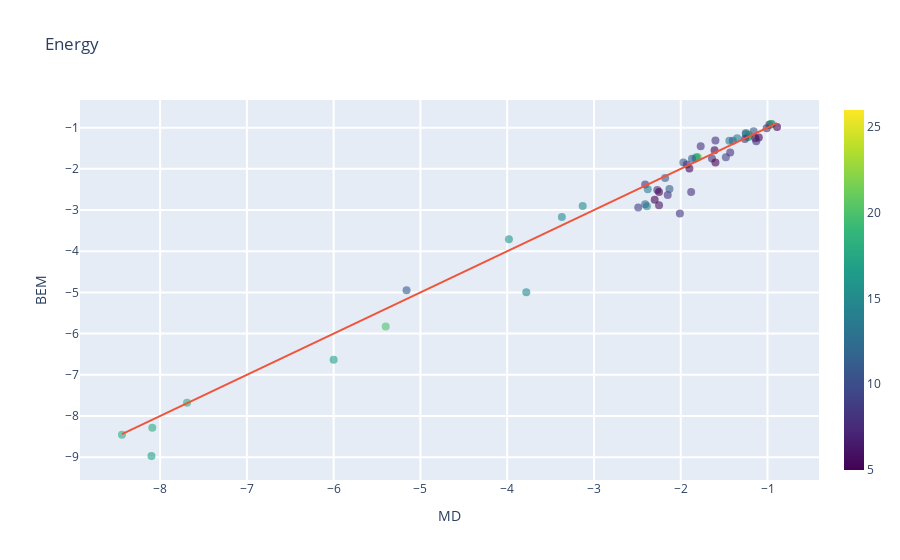

Notebook code for this chart:
### Code cell
iupac, smiles, dGes_i, dGcav_i, dGdisp_i, dGexper, SASA, vol =read_implicit('data/implicit_comp.txt')
iupac, smiles, dGes_e, dGcav_e, dGdisp_e, dGexper = read_explicit('data/explicit_comp.txt')

plot_correl(dGes_e, dGes_i,iupac,'data/n_groups.txt',OPCION='num' ,key='')

### Figure 1 — Plotly figure (JSON) as saved in the notebook; plotly's stock layout.template omitted (floating-point values rounded to 4 significant figures)
{"data": [{"hoverinfo": "text", "marker": {"color": [8, 8, 8, 8, 8, 8, 8, 11, 14, 8, 14, 14, 23, 20, 26, 17, 11, 8, 14, 23, 20, 17, 11, 14, 23, 20, 17, 11, 14, 11, 20, 14, 11, 11, 9, 15, 8, 5, 8, 5, 5, 5, 5, 5, 9, 5, 8, 5, 6, 11, 15, 12, 8, 11, 14, 18, 17, 18, 17, 18, 16, 15, 15], "colorbar": {"thickness": 20}, "colorscale": [[0, "#440154"], [0.1111, "#482878"], [0.2222, "#3e4989"], [0.3333, "#31688e"], [0.4444, "#26828e"], [0.5556, "#1f9e89"], [0.6667, "#35b779"], [0.7778, "#6ece58"], [0.8889, "#b5de2b"], [1, "#fde725"]], "opacity": 0.6, "size": 8}, "mode": "markers", "text": ["1112_tetrachloroethane", "1122_tetrachloroethane", "112_trichloroethane", "11_dichloroethane", "11_difluoroethane", "12_dibromoethane", "12_dichloroethane", "13_dichloropropane", "14_dichlorobutane", "1_bromo_2_chloroethane", "1_bromo_2_methylpropane", "1_bromobutane", "1_bromoheptane", "1_bromohexane", "1_bromooctane", "1_bromopentane", "1_bromopropane", "1_chloro_222_trifluoroethane", "1_chlorobutane", "1_chloroheptane", "1_chlorohexane", "1_chloropentane", "1_chloropropane", "1_iodobutane", "1_iodoheptane", "1_iodohexane", "1_iodopentane", "1_iodopropane", "2_bromo_2_methylpropane", "2_bromopropane", "2_chloro_111_trimethoxyethane", "2_chloro_2_methylpropane", "2_chloropropane", "2_iodopropane", "3_chloroprop_1_ene", "bis_2_chloroethyl_ether", "bromoethane", "bromomethane", "chloroethane", "chlorofluoromethane", "chloromethane", "dibromomethane", "dichloromethane", "diiodomethane", "ethanethiol", "fluoromethane", "iodoethane", "iodomethane", "methanethiol", "methyl_chloroacetate", "n_butanethiol", "n_propanethiol", "pentachloroethane", "12_dichloropropane", "2_chlorobutane", "2_methoxyaniline", "2_methoxyphenol", "3_methoxyaniline", "3_methoxyphenol", "4_methoxyaniline", "anisole", "benzyl_bromide", "benzyl_chloride"], "type": "scatter", "x": [-1.43, -1.88, -2.01, -1.64, -2.41, -1.6, -2.15, -2.18, -2.38, -1.77, -0.95, -0.97, -0.97, -0.97, -0.97, -0.96, -0.98, -2.27, -1.22, -1.21, -1.23, -1.22, -1.25, -1.83, -1.8, -1.81, -1.82, -1.87, -1.25, -1.16, -5.4, -1.44, -1.4, -1.97, -1.48, -3.78, -1.01, -0.89, -1.26, -2.25, -1.14, -1.1, -1.6, -2.3, -2.49, -1.61, -1.93, -1.9, -2.25, -5.16, -2.39, -2.41, -1.13, -2.13, -1.35, -7.69, -6, -8.44, -8.1, -8.09, -3.98, -3.13, -3.37], "y": [-1.606, -2.564, -3.082, -1.748, -2.381, -1.312, -2.634, -2.226, -2.495, -1.45, -0.9116, -0.9286, -0.9292, -0.914, -0.9271, -0.9147, -0.9305, -2.514, -1.176, -1.181, -1.23, -1.229, -1.153, -1.748, -1.72, -1.72, -1.72, -1.754, -1.129, -1.09, -5.83, -1.316, -1.321, -1.848, -1.719, -4.996, -1.012, -0.9859, -1.277, -2.562, -1.255, -1.237, -1.847, -2.752, -2.937, -1.549, -1.897, -1.99, -2.886, -4.95, -2.91, -2.859, -1.329, -2.491, -1.256, -7.677, -6.633, -8.456, -8.972, -8.285, -3.708, -2.905, -3.167]}, {"mode": "lines", "type": "scatter", "x": [-8.44, -0.89], "y": [-8.44, -0.89]}], "layout": {"hovermode": "closest", "showlegend": false, "title": {"text": "Energy"}, "xaxis": {"gridwidth": 2, "ticklen": 5, "title": {"text": "MD"}, "zeroline": false}, "yaxis": {"gridwidth": 2, "ticklen": 5, "title": {"text": "BEM"}}}}
